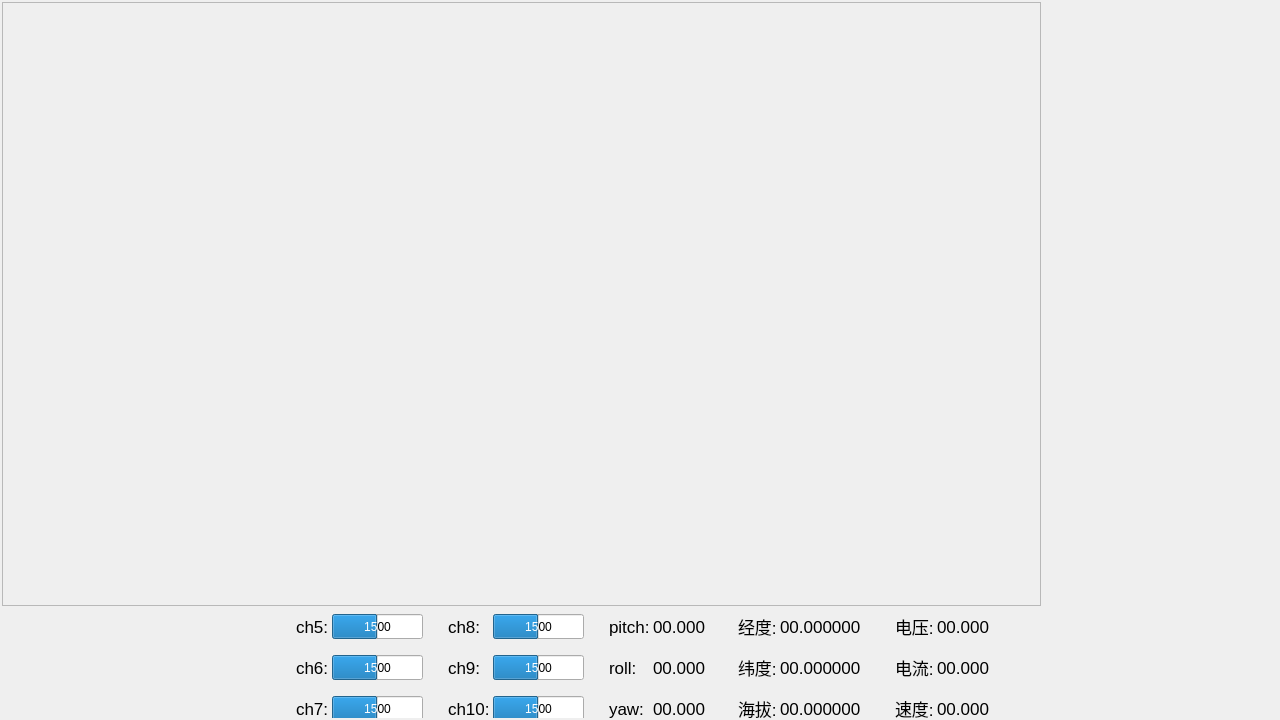
<?xml version="1.0" encoding="UTF-8"?>
<ui version="4.0">
 <class>MainForm</class>
 <widget class="QWidget" name="MainForm">
  <property name="geometry">
   <rect>
    <x>0</x>
    <y>0</y>
    <width>1280</width>
    <height>720</height>
   </rect>
  </property>
  <property name="minimumSize">
   <size>
    <width>1280</width>
    <height>720</height>
   </size>
  </property>
  <property name="windowTitle">
   <string>Form</string>
  </property>
  <property name="styleSheet">
   <string notr="true">#MainForm{border-image: url(:/Picture/aurora.jpg)}</string>
  </property>
  <layout class="QGridLayout" name="gridLayout">
   <property name="leftMargin">
    <number>0</number>
   </property>
   <property name="topMargin">
    <number>0</number>
   </property>
   <property name="rightMargin">
    <number>0</number>
   </property>
   <property name="bottomMargin">
    <number>0</number>
   </property>
   <item row="0" column="0">
    <widget class="QWidget" name="CenterWidget" native="true">
     <property name="styleSheet">
      <string notr="true"/>
     </property>
     <layout class="QGridLayout" name="gridLayout_2">
      <property name="leftMargin">
       <number>2</number>
      </property>
      <property name="topMargin">
       <number>2</number>
      </property>
      <property name="rightMargin">
       <number>2</number>
      </property>
      <property name="bottomMargin">
       <number>2</number>
      </property>
      <property name="spacing">
       <number>2</number>
      </property>
      <item row="0" column="0">
       <widget class="QFrame" name="PlayWin">
        <property name="styleSheet">
         <string notr="true"/>
        </property>
        <property name="frameShape">
         <enum>QFrame::StyledPanel</enum>
        </property>
        <property name="frameShadow">
         <enum>QFrame::Raised</enum>
        </property>
       </widget>
      </item>
      <item row="1" column="0">
       <widget class="QWidget" name="Contral" native="true">
        <property name="maximumSize">
         <size>
          <width>16777215</width>
          <height>110</height>
         </size>
        </property>
        <property name="styleSheet">
         <string notr="true">background-color: rgb(255, 255, 255,40%);
QWidget{border-radius:5px;}</string>
        </property>
        <layout class="QHBoxLayout" name="horizontalLayout">
         <property name="spacing">
          <number>25</number>
         </property>
         <property name="leftMargin">
          <number>1</number>
         </property>
         <property name="topMargin">
          <number>1</number>
         </property>
         <property name="rightMargin">
          <number>1</number>
         </property>
         <property name="bottomMargin">
          <number>1</number>
         </property>
         <item>
          <spacer name="horizontalSpacer_3">
           <property name="orientation">
            <enum>Qt::Horizontal</enum>
           </property>
           <property name="sizeHint" stdset="0">
            <size>
             <width>34</width>
             <height>20</height>
            </size>
           </property>
          </spacer>
         </item>
         <item>
          <widget class="Rocker" name="roc1" native="true">
           <property name="minimumSize">
            <size>
             <width>100</width>
             <height>100</height>
            </size>
           </property>
           <property name="maximumSize">
            <size>
             <width>100</width>
             <height>100</height>
            </size>
           </property>
           <property name="styleSheet">
            <string notr="true">border-radius: 5px;</string>
           </property>
          </widget>
         </item>
         <item>
          <widget class="Rocker" name="roc2" native="true">
           <property name="minimumSize">
            <size>
             <width>100</width>
             <height>100</height>
            </size>
           </property>
           <property name="maximumSize">
            <size>
             <width>100</width>
             <height>100</height>
            </size>
           </property>
           <property name="styleSheet">
            <string notr="true">border-radius: 5px;</string>
           </property>
          </widget>
         </item>
         <item>
          <layout class="QFormLayout" name="formLayout">
           <property name="formAlignment">
            <set>Qt::AlignLeading|Qt::AlignLeft|Qt::AlignVCenter</set>
           </property>
           <property name="horizontalSpacing">
            <number>3</number>
           </property>
           <property name="leftMargin">
            <number>0</number>
           </property>
           <property name="topMargin">
            <number>5</number>
           </property>
           <property name="bottomMargin">
            <number>5</number>
           </property>
           <item row="0" column="0">
            <widget class="QLabel" name="label">
             <property name="sizePolicy">
              <sizepolicy hsizetype="Minimum" vsizetype="Minimum">
               <horstretch>0</horstretch>
               <verstretch>0</verstretch>
              </sizepolicy>
             </property>
             <property name="minimumSize">
              <size>
               <width>0</width>
               <height>25</height>
              </size>
             </property>
             <property name="maximumSize">
              <size>
               <width>16777215</width>
               <height>25</height>
              </size>
             </property>
             <property name="font">
              <font>
               <pointsize>13</pointsize>
              </font>
             </property>
             <property name="styleSheet">
              <string notr="true">background:transparent</string>
             </property>
             <property name="text">
              <string notr="true">ch5:</string>
             </property>
             <property name="scaledContents">
              <bool>false</bool>
             </property>
             <property name="wordWrap">
              <bool>false</bool>
             </property>
            </widget>
           </item>
           <item row="0" column="1">
            <widget class="QProgressBar" name="ch5">
             <property name="sizePolicy">
              <sizepolicy hsizetype="Minimum" vsizetype="Fixed">
               <horstretch>0</horstretch>
               <verstretch>0</verstretch>
              </sizepolicy>
             </property>
             <property name="minimumSize">
              <size>
               <width>0</width>
               <height>25</height>
              </size>
             </property>
             <property name="maximumSize">
              <size>
               <width>16777215</width>
               <height>25</height>
              </size>
             </property>
             <property name="minimum">
              <number>1000</number>
             </property>
             <property name="maximum">
              <number>2000</number>
             </property>
             <property name="value">
              <number>1500</number>
             </property>
             <property name="format">
              <string>%v</string>
             </property>
            </widget>
           </item>
           <item row="1" column="0">
            <widget class="QLabel" name="label_2">
             <property name="minimumSize">
              <size>
               <width>0</width>
               <height>25</height>
              </size>
             </property>
             <property name="maximumSize">
              <size>
               <width>16777215</width>
               <height>25</height>
              </size>
             </property>
             <property name="font">
              <font>
               <pointsize>13</pointsize>
              </font>
             </property>
             <property name="styleSheet">
              <string notr="true">background:transparent</string>
             </property>
             <property name="text">
              <string>ch6:</string>
             </property>
            </widget>
           </item>
           <item row="1" column="1">
            <widget class="QProgressBar" name="ch6">
             <property name="sizePolicy">
              <sizepolicy hsizetype="Minimum" vsizetype="Fixed">
               <horstretch>0</horstretch>
               <verstretch>0</verstretch>
              </sizepolicy>
             </property>
             <property name="minimumSize">
              <size>
               <width>0</width>
               <height>25</height>
              </size>
             </property>
             <property name="maximumSize">
              <size>
               <width>16777215</width>
               <height>25</height>
              </size>
             </property>
             <property name="minimum">
              <number>1000</number>
             </property>
             <property name="maximum">
              <number>2000</number>
             </property>
             <property name="value">
              <number>1500</number>
             </property>
             <property name="format">
              <string>%v</string>
             </property>
            </widget>
           </item>
           <item row="2" column="0">
            <widget class="QLabel" name="label_3">
             <property name="minimumSize">
              <size>
               <width>0</width>
               <height>25</height>
              </size>
             </property>
             <property name="maximumSize">
              <size>
               <width>16777215</width>
               <height>25</height>
              </size>
             </property>
             <property name="font">
              <font>
               <pointsize>13</pointsize>
              </font>
             </property>
             <property name="styleSheet">
              <string notr="true">background:transparent</string>
             </property>
             <property name="text">
              <string>ch7:</string>
             </property>
            </widget>
           </item>
           <item row="2" column="1">
            <widget class="QProgressBar" name="ch7">
             <property name="sizePolicy">
              <sizepolicy hsizetype="Minimum" vsizetype="Fixed">
               <horstretch>0</horstretch>
               <verstretch>0</verstretch>
              </sizepolicy>
             </property>
             <property name="minimumSize">
              <size>
               <width>0</width>
               <height>25</height>
              </size>
             </property>
             <property name="maximumSize">
              <size>
               <width>16777215</width>
               <height>25</height>
              </size>
             </property>
             <property name="minimum">
              <number>1000</number>
             </property>
             <property name="maximum">
              <number>2000</number>
             </property>
             <property name="value">
              <number>1500</number>
             </property>
             <property name="format">
              <string>%v</string>
             </property>
            </widget>
           </item>
          </layout>
         </item>
         <item>
          <layout class="QFormLayout" name="formLayout_2">
           <property name="formAlignment">
            <set>Qt::AlignLeading|Qt::AlignLeft|Qt::AlignVCenter</set>
           </property>
           <property name="horizontalSpacing">
            <number>3</number>
           </property>
           <property name="topMargin">
            <number>5</number>
           </property>
           <property name="rightMargin">
            <number>0</number>
           </property>
           <property name="bottomMargin">
            <number>5</number>
           </property>
           <item row="0" column="0">
            <widget class="QLabel" name="label_4">
             <property name="minimumSize">
              <size>
               <width>0</width>
               <height>25</height>
              </size>
             </property>
             <property name="maximumSize">
              <size>
               <width>16777215</width>
               <height>25</height>
              </size>
             </property>
             <property name="font">
              <font>
               <pointsize>13</pointsize>
              </font>
             </property>
             <property name="styleSheet">
              <string notr="true">background:transparent</string>
             </property>
             <property name="text">
              <string>ch8:</string>
             </property>
            </widget>
           </item>
           <item row="0" column="1">
            <widget class="QProgressBar" name="ch8">
             <property name="sizePolicy">
              <sizepolicy hsizetype="Minimum" vsizetype="Fixed">
               <horstretch>0</horstretch>
               <verstretch>0</verstretch>
              </sizepolicy>
             </property>
             <property name="minimumSize">
              <size>
               <width>0</width>
               <height>25</height>
              </size>
             </property>
             <property name="maximumSize">
              <size>
               <width>16777215</width>
               <height>25</height>
              </size>
             </property>
             <property name="minimum">
              <number>1000</number>
             </property>
             <property name="maximum">
              <number>2000</number>
             </property>
             <property name="value">
              <number>1500</number>
             </property>
             <property name="format">
              <string>%v</string>
             </property>
            </widget>
           </item>
           <item row="1" column="0">
            <widget class="QLabel" name="label_5">
             <property name="minimumSize">
              <size>
               <width>0</width>
               <height>25</height>
              </size>
             </property>
             <property name="maximumSize">
              <size>
               <width>16777215</width>
               <height>25</height>
              </size>
             </property>
             <property name="font">
              <font>
               <pointsize>13</pointsize>
              </font>
             </property>
             <property name="styleSheet">
              <string notr="true">background:transparent</string>
             </property>
             <property name="text">
              <string>ch9:</string>
             </property>
            </widget>
           </item>
           <item row="1" column="1">
            <widget class="QProgressBar" name="ch9">
             <property name="sizePolicy">
              <sizepolicy hsizetype="Minimum" vsizetype="Fixed">
               <horstretch>0</horstretch>
               <verstretch>0</verstretch>
              </sizepolicy>
             </property>
             <property name="minimumSize">
              <size>
               <width>0</width>
               <height>25</height>
              </size>
             </property>
             <property name="maximumSize">
              <size>
               <width>16777215</width>
               <height>25</height>
              </size>
             </property>
             <property name="minimum">
              <number>1000</number>
             </property>
             <property name="maximum">
              <number>2000</number>
             </property>
             <property name="value">
              <number>1500</number>
             </property>
             <property name="format">
              <string>%v</string>
             </property>
            </widget>
           </item>
           <item row="2" column="0">
            <widget class="QLabel" name="label_6">
             <property name="minimumSize">
              <size>
               <width>0</width>
               <height>25</height>
              </size>
             </property>
             <property name="maximumSize">
              <size>
               <width>16777215</width>
               <height>25</height>
              </size>
             </property>
             <property name="font">
              <font>
               <pointsize>13</pointsize>
              </font>
             </property>
             <property name="styleSheet">
              <string notr="true">background:transparent</string>
             </property>
             <property name="text">
              <string>ch10:</string>
             </property>
            </widget>
           </item>
           <item row="2" column="1">
            <widget class="QProgressBar" name="ch10">
             <property name="sizePolicy">
              <sizepolicy hsizetype="Minimum" vsizetype="Fixed">
               <horstretch>0</horstretch>
               <verstretch>0</verstretch>
              </sizepolicy>
             </property>
             <property name="minimumSize">
              <size>
               <width>0</width>
               <height>25</height>
              </size>
             </property>
             <property name="maximumSize">
              <size>
               <width>16777215</width>
               <height>25</height>
              </size>
             </property>
             <property name="minimum">
              <number>1000</number>
             </property>
             <property name="maximum">
              <number>2000</number>
             </property>
             <property name="value">
              <number>1500</number>
             </property>
             <property name="format">
              <string>%v</string>
             </property>
            </widget>
           </item>
          </layout>
         </item>
         <item>
          <layout class="QFormLayout" name="formLayout_3">
           <property name="formAlignment">
            <set>Qt::AlignLeading|Qt::AlignLeft|Qt::AlignVCenter</set>
           </property>
           <property name="horizontalSpacing">
            <number>3</number>
           </property>
           <property name="topMargin">
            <number>5</number>
           </property>
           <property name="bottomMargin">
            <number>5</number>
           </property>
           <item row="0" column="0">
            <widget class="QLabel" name="label_7">
             <property name="minimumSize">
              <size>
               <width>0</width>
               <height>25</height>
              </size>
             </property>
             <property name="maximumSize">
              <size>
               <width>16777215</width>
               <height>25</height>
              </size>
             </property>
             <property name="font">
              <font>
               <pointsize>13</pointsize>
              </font>
             </property>
             <property name="styleSheet">
              <string notr="true">background:transparent</string>
             </property>
             <property name="text">
              <string>pitch:</string>
             </property>
            </widget>
           </item>
           <item row="0" column="1">
            <widget class="QLabel" name="pitchLb">
             <property name="minimumSize">
              <size>
               <width>60</width>
               <height>25</height>
              </size>
             </property>
             <property name="maximumSize">
              <size>
               <width>60</width>
               <height>25</height>
              </size>
             </property>
             <property name="font">
              <font>
               <pointsize>13</pointsize>
              </font>
             </property>
             <property name="styleSheet">
              <string notr="true">background:transparent</string>
             </property>
             <property name="text">
              <string>00.000</string>
             </property>
            </widget>
           </item>
           <item row="1" column="0">
            <widget class="QLabel" name="label_8">
             <property name="minimumSize">
              <size>
               <width>0</width>
               <height>25</height>
              </size>
             </property>
             <property name="maximumSize">
              <size>
               <width>16777215</width>
               <height>25</height>
              </size>
             </property>
             <property name="font">
              <font>
               <pointsize>13</pointsize>
              </font>
             </property>
             <property name="styleSheet">
              <string notr="true">background:transparent</string>
             </property>
             <property name="text">
              <string>roll:</string>
             </property>
            </widget>
           </item>
           <item row="1" column="1">
            <widget class="QLabel" name="rollLb">
             <property name="minimumSize">
              <size>
               <width>60</width>
               <height>25</height>
              </size>
             </property>
             <property name="maximumSize">
              <size>
               <width>60</width>
               <height>25</height>
              </size>
             </property>
             <property name="font">
              <font>
               <pointsize>13</pointsize>
              </font>
             </property>
             <property name="styleSheet">
              <string notr="true">background:transparent</string>
             </property>
             <property name="text">
              <string>00.000</string>
             </property>
            </widget>
           </item>
           <item row="2" column="0">
            <widget class="QLabel" name="label_11">
             <property name="minimumSize">
              <size>
               <width>0</width>
               <height>25</height>
              </size>
             </property>
             <property name="maximumSize">
              <size>
               <width>16777215</width>
               <height>25</height>
              </size>
             </property>
             <property name="font">
              <font>
               <pointsize>13</pointsize>
              </font>
             </property>
             <property name="styleSheet">
              <string notr="true">background:transparent</string>
             </property>
             <property name="text">
              <string>yaw:</string>
             </property>
            </widget>
           </item>
           <item row="2" column="1">
            <widget class="QLabel" name="yawLb">
             <property name="minimumSize">
              <size>
               <width>60</width>
               <height>25</height>
              </size>
             </property>
             <property name="maximumSize">
              <size>
               <width>60</width>
               <height>25</height>
              </size>
             </property>
             <property name="font">
              <font>
               <pointsize>13</pointsize>
              </font>
             </property>
             <property name="styleSheet">
              <string notr="true">background:transparent</string>
             </property>
             <property name="text">
              <string>00.000</string>
             </property>
            </widget>
           </item>
          </layout>
         </item>
         <item>
          <layout class="QFormLayout" name="formLayout_4">
           <property name="formAlignment">
            <set>Qt::AlignLeading|Qt::AlignLeft|Qt::AlignVCenter</set>
           </property>
           <property name="horizontalSpacing">
            <number>3</number>
           </property>
           <property name="topMargin">
            <number>5</number>
           </property>
           <property name="bottomMargin">
            <number>5</number>
           </property>
           <item row="0" column="0">
            <widget class="QLabel" name="label_15">
             <property name="minimumSize">
              <size>
               <width>0</width>
               <height>25</height>
              </size>
             </property>
             <property name="maximumSize">
              <size>
               <width>16777215</width>
               <height>25</height>
              </size>
             </property>
             <property name="font">
              <font>
               <pointsize>13</pointsize>
              </font>
             </property>
             <property name="styleSheet">
              <string notr="true">background:transparent</string>
             </property>
             <property name="text">
              <string>经度:</string>
             </property>
            </widget>
           </item>
           <item row="0" column="1">
            <widget class="QLabel" name="lat">
             <property name="minimumSize">
              <size>
               <width>90</width>
               <height>25</height>
              </size>
             </property>
             <property name="maximumSize">
              <size>
               <width>90</width>
               <height>25</height>
              </size>
             </property>
             <property name="font">
              <font>
               <pointsize>13</pointsize>
              </font>
             </property>
             <property name="styleSheet">
              <string notr="true">background:transparent</string>
             </property>
             <property name="text">
              <string>00.000000</string>
             </property>
            </widget>
           </item>
           <item row="1" column="0">
            <widget class="QLabel" name="label_13">
             <property name="minimumSize">
              <size>
               <width>0</width>
               <height>25</height>
              </size>
             </property>
             <property name="maximumSize">
              <size>
               <width>16777215</width>
               <height>25</height>
              </size>
             </property>
             <property name="font">
              <font>
               <pointsize>13</pointsize>
              </font>
             </property>
             <property name="styleSheet">
              <string notr="true">background:transparent</string>
             </property>
             <property name="text">
              <string>纬度:</string>
             </property>
            </widget>
           </item>
           <item row="1" column="1">
            <widget class="QLabel" name="lon">
             <property name="minimumSize">
              <size>
               <width>90</width>
               <height>25</height>
              </size>
             </property>
             <property name="maximumSize">
              <size>
               <width>90</width>
               <height>25</height>
              </size>
             </property>
             <property name="font">
              <font>
               <pointsize>13</pointsize>
              </font>
             </property>
             <property name="styleSheet">
              <string notr="true">background:transparent</string>
             </property>
             <property name="text">
              <string>00.000000</string>
             </property>
            </widget>
           </item>
           <item row="2" column="0">
            <widget class="QLabel" name="label_17">
             <property name="minimumSize">
              <size>
               <width>0</width>
               <height>25</height>
              </size>
             </property>
             <property name="maximumSize">
              <size>
               <width>16777215</width>
               <height>25</height>
              </size>
             </property>
             <property name="font">
              <font>
               <pointsize>13</pointsize>
              </font>
             </property>
             <property name="styleSheet">
              <string notr="true">background:transparent</string>
             </property>
             <property name="text">
              <string>海拔:</string>
             </property>
            </widget>
           </item>
           <item row="2" column="1">
            <widget class="QLabel" name="alt">
             <property name="minimumSize">
              <size>
               <width>90</width>
               <height>25</height>
              </size>
             </property>
             <property name="maximumSize">
              <size>
               <width>90</width>
               <height>25</height>
              </size>
             </property>
             <property name="font">
              <font>
               <pointsize>13</pointsize>
              </font>
             </property>
             <property name="styleSheet">
              <string notr="true">background:transparent</string>
             </property>
             <property name="text">
              <string>00.000000</string>
             </property>
            </widget>
           </item>
          </layout>
         </item>
         <item>
          <layout class="QFormLayout" name="formLayout_5">
           <property name="formAlignment">
            <set>Qt::AlignLeading|Qt::AlignLeft|Qt::AlignVCenter</set>
           </property>
           <property name="horizontalSpacing">
            <number>3</number>
           </property>
           <property name="topMargin">
            <number>5</number>
           </property>
           <property name="bottomMargin">
            <number>5</number>
           </property>
           <item row="0" column="0">
            <widget class="QLabel" name="label_20">
             <property name="minimumSize">
              <size>
               <width>0</width>
               <height>25</height>
              </size>
             </property>
             <property name="maximumSize">
              <size>
               <width>16777215</width>
               <height>25</height>
              </size>
             </property>
             <property name="font">
              <font>
               <pointsize>13</pointsize>
              </font>
             </property>
             <property name="styleSheet">
              <string notr="true">background:transparent</string>
             </property>
             <property name="text">
              <string>电压:</string>
             </property>
            </widget>
           </item>
           <item row="0" column="1">
            <widget class="QLabel" name="vol">
             <property name="minimumSize">
              <size>
               <width>60</width>
               <height>25</height>
              </size>
             </property>
             <property name="maximumSize">
              <size>
               <width>60</width>
               <height>25</height>
              </size>
             </property>
             <property name="font">
              <font>
               <pointsize>13</pointsize>
              </font>
             </property>
             <property name="styleSheet">
              <string notr="true">background:transparent</string>
             </property>
             <property name="text">
              <string>00.000</string>
             </property>
            </widget>
           </item>
           <item row="1" column="0">
            <widget class="QLabel" name="label_19">
             <property name="minimumSize">
              <size>
               <width>0</width>
               <height>25</height>
              </size>
             </property>
             <property name="maximumSize">
              <size>
               <width>16777215</width>
               <height>25</height>
              </size>
             </property>
             <property name="font">
              <font>
               <pointsize>13</pointsize>
              </font>
             </property>
             <property name="styleSheet">
              <string notr="true">background:transparent</string>
             </property>
             <property name="text">
              <string>电流:</string>
             </property>
            </widget>
           </item>
           <item row="1" column="1">
            <widget class="QLabel" name="cur">
             <property name="minimumSize">
              <size>
               <width>60</width>
               <height>25</height>
              </size>
             </property>
             <property name="maximumSize">
              <size>
               <width>60</width>
               <height>25</height>
              </size>
             </property>
             <property name="font">
              <font>
               <pointsize>13</pointsize>
              </font>
             </property>
             <property name="styleSheet">
              <string notr="true">background:transparent</string>
             </property>
             <property name="text">
              <string>00.000</string>
             </property>
            </widget>
           </item>
           <item row="2" column="0">
            <widget class="QLabel" name="label_22">
             <property name="minimumSize">
              <size>
               <width>0</width>
               <height>25</height>
              </size>
             </property>
             <property name="maximumSize">
              <size>
               <width>16777215</width>
               <height>25</height>
              </size>
             </property>
             <property name="font">
              <font>
               <pointsize>13</pointsize>
              </font>
             </property>
             <property name="styleSheet">
              <string notr="true">background:transparent</string>
             </property>
             <property name="text">
              <string>速度:</string>
             </property>
            </widget>
           </item>
           <item row="2" column="1">
            <widget class="QLabel" name="vel">
             <property name="minimumSize">
              <size>
               <width>60</width>
               <height>25</height>
              </size>
             </property>
             <property name="maximumSize">
              <size>
               <width>60</width>
               <height>25</height>
              </size>
             </property>
             <property name="font">
              <font>
               <pointsize>13</pointsize>
              </font>
             </property>
             <property name="styleSheet">
              <string notr="true">background:transparent</string>
             </property>
             <property name="text">
              <string>00.000</string>
             </property>
            </widget>
           </item>
          </layout>
         </item>
         <item>
          <spacer name="horizontalSpacer_4">
           <property name="orientation">
            <enum>Qt::Horizontal</enum>
           </property>
           <property name="sizeHint" stdset="0">
            <size>
             <width>35</width>
             <height>20</height>
            </size>
           </property>
          </spacer>
         </item>
        </layout>
       </widget>
      </item>
      <item row="0" column="1" rowspan="2">
       <widget class="QWidget" name="Info" native="true">
        <property name="sizePolicy">
         <sizepolicy hsizetype="Preferred" vsizetype="Preferred">
          <horstretch>0</horstretch>
          <verstretch>0</verstretch>
         </sizepolicy>
        </property>
        <property name="maximumSize">
         <size>
          <width>235</width>
          <height>16777215</height>
         </size>
        </property>
        <property name="styleSheet">
         <string notr="true">background-color: rgb(255, 255, 255,40%);
QWidget{border-radius:5px;}</string>
        </property>
        <layout class="QHBoxLayout" name="horizontalLayout_2">
         <property name="spacing">
          <number>0</number>
         </property>
         <property name="leftMargin">
          <number>0</number>
         </property>
         <property name="topMargin">
          <number>0</number>
         </property>
         <property name="rightMargin">
          <number>0</number>
         </property>
         <property name="bottomMargin">
          <number>0</number>
         </property>
         <item>
          <spacer name="horizontalSpacer">
           <property name="orientation">
            <enum>Qt::Horizontal</enum>
           </property>
           <property name="sizeHint" stdset="0">
            <size>
             <width>89</width>
             <height>20</height>
            </size>
           </property>
          </spacer>
         </item>
         <item>
          <layout class="QVBoxLayout" name="verticalLayout">
           <property name="spacing">
            <number>35</number>
           </property>
           <item>
            <spacer name="verticalSpacer_2">
             <property name="orientation">
              <enum>Qt::Vertical</enum>
             </property>
             <property name="sizeHint" stdset="0">
              <size>
               <width>20</width>
               <height>40</height>
              </size>
             </property>
            </spacer>
           </item>
           <item>
            <widget class="HeadingMeter" name="head" native="true">
             <property name="minimumSize">
              <size>
               <width>200</width>
               <height>200</height>
              </size>
             </property>
             <property name="maximumSize">
              <size>
               <width>200</width>
               <height>200</height>
              </size>
             </property>
             <property name="styleSheet">
              <string notr="true">border-radius: 100px;
border-width: 0 0 0 0;</string>
             </property>
            </widget>
           </item>
           <item>
            <widget class="AttitudeView" name="widget_3" native="true">
             <property name="minimumSize">
              <size>
               <width>200</width>
               <height>200</height>
              </size>
             </property>
             <property name="maximumSize">
              <size>
               <width>200</width>
               <height>200</height>
              </size>
             </property>
             <property name="styleSheet">
              <string notr="true">border-radius: 100px;
border-width: 0 0 0 0;</string>
             </property>
            </widget>
           </item>
           <item>
            <spacer name="verticalSpacer">
             <property name="orientation">
              <enum>Qt::Vertical</enum>
             </property>
             <property name="sizeHint" stdset="0">
              <size>
               <width>20</width>
               <height>40</height>
              </size>
             </property>
            </spacer>
           </item>
          </layout>
         </item>
         <item>
          <spacer name="horizontalSpacer_2">
           <property name="orientation">
            <enum>Qt::Horizontal</enum>
           </property>
           <property name="sizeHint" stdset="0">
            <size>
             <width>88</width>
             <height>20</height>
            </size>
           </property>
          </spacer>
         </item>
        </layout>
       </widget>
      </item>
     </layout>
    </widget>
   </item>
  </layout>
 </widget>
 <customwidgets>
  <customwidget>
   <class>HeadingMeter</class>
   <extends>QWidget</extends>
   <header>headingmeter.h</header>
   <container>1</container>
  </customwidget>
  <customwidget>
   <class>AttitudeView</class>
   <extends>QWidget</extends>
   <header>attitudeview.h</header>
   <container>1</container>
  </customwidget>
  <customwidget>
   <class>Rocker</class>
   <extends>QWidget</extends>
   <header>rocker.h</header>
   <container>1</container>
  </customwidget>
 </customwidgets>
 <resources/>
 <connections/>
</ui>
